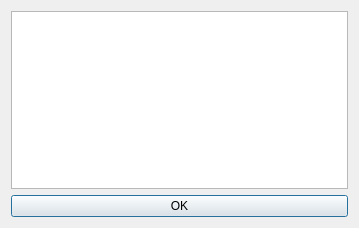
<?xml version="1.0" encoding="UTF-8"?>
<ui version="4.0">
 <class>scenarioSelection</class>
 <widget class="QDialog" name="scenarioSelection">
  <property name="geometry">
   <rect>
    <x>0</x>
    <y>0</y>
    <width>359</width>
    <height>228</height>
   </rect>
  </property>
  <property name="windowTitle">
   <string>Broken Result Links</string>
  </property>
  <layout class="QGridLayout" name="gridLayout">
   <item row="0" column="0" colspan="2">
    <widget class="QListWidget" name="brokenLinks_lw">
     <property name="selectionMode">
      <enum>QAbstractItemView::ExtendedSelection</enum>
     </property>
    </widget>
   </item>
   <item row="1" column="0" colspan="2">
    <widget class="QPushButton" name="ok_button">
     <property name="text">
      <string>OK</string>
     </property>
     <attribute name="buttonGroup">
      <string notr="true">buttonGroup</string>
     </attribute>
    </widget>
   </item>
  </layout>
 </widget>
 <resources/>
 <connections/>
 <buttongroups>
  <buttongroup name="buttonGroup"/>
 </buttongroups>
</ui>
